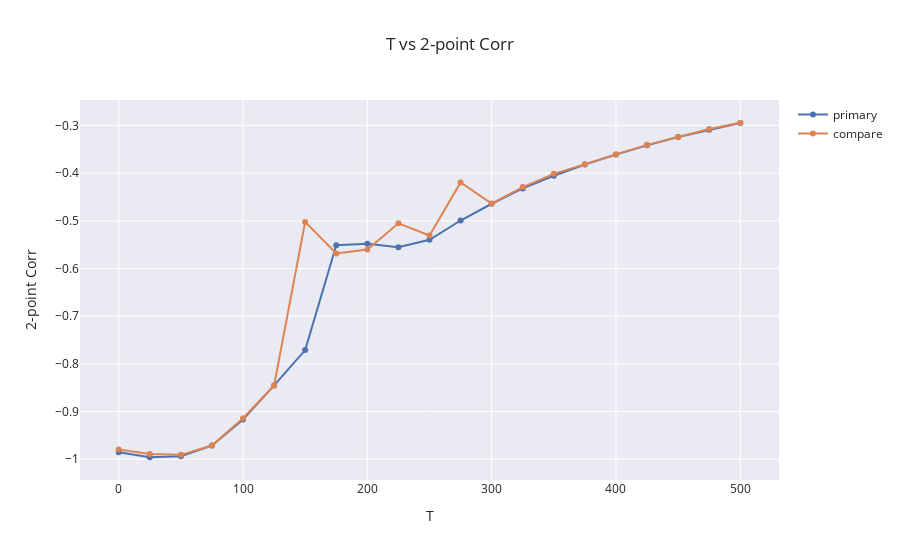

The notebook cell saved with this chart:
### Code cell
fig = go.Figure()
results

fig.add_trace(go.Scatter(x = results[results['1-point_corr'] == 0.0]['T'],
                         y = results[results['1-point_corr'] == 0.0]['corrs'].str[2],
                         mode='markers+lines',
                         name='primary'
                        )
             )

if cmp_mode:
    fig.add_trace(go.Scatter(x = results_comp[results_comp['1-point_corr'] == 0.0]['T'],
                             y = results_comp[results_comp['1-point_corr'] == 0.0]['corrs'].str[2],
                             mode='markers+lines',
                             name='compare'
                            )
                 )
#     fig.add_trace(go.Scatter(x = results_comp2[results_comp2['1-point_corr'] == 0.0]['T'],
#                              y = results_comp2[results_comp2['1-point_corr'] == 0.0]['corrs'].str[2],
#                              mode='markers+lines',
#                              name='compare'
#                             )
#                  )
    
fig.update_layout(
    title="T vs 2-point Corr",
    xaxis_title="T",
    yaxis_title="2-point Corr",
    template='seaborn'
)
#fig.update_traces(texttemplate='%{text:.2s}', textposition='top center')
fig.show()

### Figure 1 — Plotly figure (JSON) as saved in the notebook; plotly's stock layout.template omitted (floating-point values rounded to 4 significant figures)
{"data": [{"mode": "markers+lines", "name": "primary", "type": "scatter", "x": [0, 25, 50, 75, 100, 125, 150, 175, 200, 225, 250, 275, 300, 325, 350, 375, 400, 425, 450, 475, 500], "y": [-0.9852, -0.9959, -0.9936, -0.9714, -0.9168, -0.8452, -0.771, -0.5512, -0.5483, -0.5555, -0.5396, -0.4992, -0.4641, -0.4319, -0.4053, -0.3818, -0.3609, -0.3416, -0.3243, -0.3088, -0.2946]}, {"mode": "markers+lines", "name": "compare", "type": "scatter", "x": [0, 25, 50, 75, 100, 125, 150, 175, 200, 225, 250, 275, 300, 325, 350, 375, 400, 425, 450, 475, 500], "y": [-0.9799, -0.989, -0.9909, -0.9714, -0.9141, -0.8452, -0.5021, -0.5686, -0.5599, -0.5051, -0.5306, -0.4193, -0.4637, -0.4291, -0.4014, -0.3811, -0.3609, -0.3406, -0.324, -0.3074, -0.2942]}], "layout": {"title": {"text": "T vs 2-point Corr"}, "xaxis": {"title": {"text": "T"}}, "yaxis": {"title": {"text": "2-point Corr"}}}}
